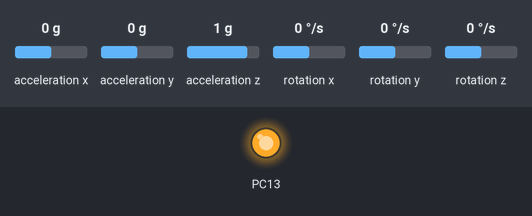
The program below on a simulated STM32 Black Pill. Parts: output pins drawn as LEDs (lit = HIGH). Wiring (inferred from the names in the program): MPU-6050 motion sensor at I2C address 0x68. The inputs (shaded band) are chosen by the test bench; at power-on: acceleration x 0 g, acceleration y 0 g, acceleration z 1 g, rotation x 0 °/s, rotation y 0 °/s, rotation z 0 °/s. What the program prints to the serial monitor is not drawn.

Above: at 0.1 s.
At 2.3 s:
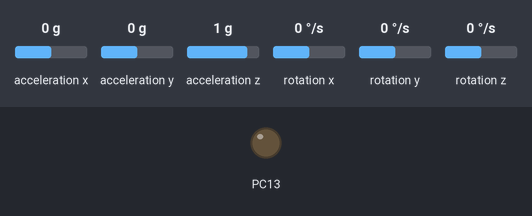
Timing chart, 0 to 3.8 s (numbered marks = the images above):
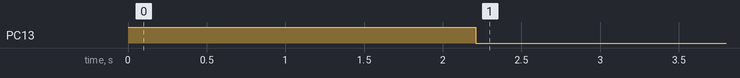

The program:

main.cpp
```cpp
#include <Arduino.h>
#include <Wire.h>
#include "mpu6050.h"
#include "madgwick.h"


/* ══════════════════════════════════════════════════════════════════════
 * STATE MACHINE
 * ══════════════════════════════════════════════════════════════════════
 * The firmware runs as a state machine with 3 states:
 *
 *  ┌─────────┐    sensor OK    ┌─────────┐
 *  │  INIT   │ ──────────────► │ RUNNING │
 *  └─────────┘                 └─────────┘
 *       │         sensor fail       │  read fail
 *       └──────────────────────►┌───▼─────┐
 *                               │  ERROR  │
 *                               └─────────┘
 * ══════════════════════════════════════════════════════════════════════ */
typedef enum {
    STATE_INIT,       // One-time startup: init hardware
    STATE_RUNNING,    // Normal operation: read, compute, transmit
    STATE_ERROR       // Unrecoverable failure: blink LED
} SystemState;

static SystemState state = STATE_INIT;

/* ── Global objects ────────────────────────────────────────────────── */
MPU6050_Data sensor;
EulerAngles  madgwick_angles;
uint32_t     lastTick = 0;
float        dt       = 0.01f;    // Time step in seconds (updated each loop)

void setup() {
    /* ════════════════════════════════════════
     * STATE: INIT
     * ════════════════════════════════════════ */

    /* Built-in LED on Black Pill is PC13, active LOW */
    pinMode(PC13, OUTPUT);
    digitalWrite(PC13, HIGH);    // LED off

    /* USB CDC serial port — what the laptop reads.
     * 115200 baud is fast enough for our 100Hz JSON packets.        */
    Serial.begin(115200);

    /* Wait up to 2 seconds for the serial port to be opened.
     * If nothing connects we continue anyway — sensor still runs.   */
    delay(2000);

    /* I2C bus on Black Pill hardware I2C1 pins:
     * PB6 = SCL (clock), PB7 = SDA (data)
     * 400kHz = "Fast Mode" — reduces I2C read time                  */
    Wire.setSCL(PB6);
    Wire.setSDA(PB7);
    Wire.begin();
    Wire.setClock(400000);

    /* Try to initialize the MPU6050.
     * If it fails, the sensor is not connected or wired wrongly.    */
    if (!MPU6050_Init()) {
        state = STATE_ERROR;
        Serial.println("{\"error\":\"MPU6050 not found. Check wiring.\"}");
        return;
    }

    /* Initialize Madgwick filter.
     * Beta = 0.1 — good balance for a hand-held device.
     * Increase to 0.3 if the filter feels sluggish.                 */
    Madgwick_Init(0.1f);

    /* Short delay: lets the first few sensor readings stabilize
     * before we start the filter (avoids garbage initial angles)    */
    delay(200);

    lastTick = millis();
    state = STATE_RUNNING;
    Serial.println("{\"status\":\"ready\"}");
    digitalWrite(PC13, LOW);     // LED on = system running
}

void loop() {

    /* ════════════════════════════════════════
     * STATE: ERROR
     * Blink LED rapidly, do nothing else
     * ════════════════════════════════════════ */
    if (state == STATE_ERROR) {
        digitalWrite(PC13, !digitalRead(PC13));
        delay(150);
        return;
    }

    /* ════════════════════════════════════════
     * STATE: RUNNING
     * ════════════════════════════════════════ */

    /* ── Compute exact elapsed time ─────────────────────────────────
     * Using real elapsed time (not a fixed delay) makes the Madgwick
     * filter more accurate because dt is always correct even if the
     * I2C read took slightly longer than expected.                   */
    /* ── True Non-Blocking Timer (Target: 100Hz) ──────────────────── */
    uint32_t now = millis();
    if (now - lastTick < 10) {
        return; // Yield CPU until 10ms have passed
    }

    // Compute exact elapsed time since the last successful execution
    dt = (now - lastTick) / 1000.0f;
    lastTick = now;

    /* ── Read raw sensor data ────────────────────────────────────────
     * sensor.ax/ay/az = acceleration in g
     * sensor.gx/gy/gz = rotation in degrees/second                  */
    /*if (!MPU6050_Read(&sensor)) {
        state = STATE_ERROR;
        Serial.println("{\"error\":\"MPU6050 read failed.\"}");
        return;
    }*/
    /* ── Read raw sensor data ──────────────────────────────────────── */
    uint8_t retries = 0;
    while (!MPU6050_Read(&sensor)) {
        retries++;
        if (retries >= 3) {
            if (!MPU6050_Init()) {
                state = STATE_ERROR;
                Serial.println("{\"error\":\"MPU6050 read failed.\"}");
                return;
            }
            retries = 0;
        }
        delay(5);
    }

/* ══════════════════════════════════════════════════════════════
     * METHOD 1: DIRECT TRIGONOMETRY
     * ══════════════════════════════════════════════════════════════
     * Uses ONLY the accelerometer.
     * The accelerometer measures the gravity vector projected onto
     * each axis. When the board is still, this is pure gravity.
     * We use atan2 (4-quadrant arctangent) to find the angle:
     *
     * Roll:
     *   The board tilts left/right. ay and az both change.
     *   atan2(ay, az) gives the angle of that tilt.
     *
     * Pitch:
     *   The board tilts forward/back. ax changes.
     *   We compare ax against the magnitude of the other two axes.
     *
     * 57.2957795 = 180/π, converts radians to degrees.
     *
     * LIMITATION: when the board moves, the accelerometer picks up
     * the motion acceleration too, not just gravity. This makes
     * the angles noisy and wrong during movement.                   */
    float trig_roll  = atan2f(sensor.ay, sensor.az) * 57.2957795f;

    float trig_pitch = atan2f(-sensor.ax,
                               sqrtf(sensor.ay * sensor.ay +
                                     sensor.az * sensor.az))
                       * 57.2957795f;

    /* ══════════════════════════════════════════════════════════════
     * METHOD 2: MADGWICK FILTER
     * ══════════════════════════════════════════════════════════════
     * Uses BOTH accelerometer + gyroscope.
     * The gyroscope measures rotation rate directly — it's accurate
     * during motion but drifts over time.
     * The filter combines both: gyroscope handles fast movement,
     * accelerometer corrects long-term drift.
     * Result: smooth, accurate angles even during motion.          */
    Madgwick_Update(
        sensor.gx, sensor.gy, sensor.gz,
        sensor.ax, sensor.ay, sensor.az,
        dt
    );
    madgwick_angles = Madgwick_GetEuler();

    /* ── Transmit JSON ────────────────────────────────────────────── */
    char buffer[128];
        snprintf(buffer, sizeof(buffer),
            "{\"tr\":%.2f,\"tp\":%.2f,\"mr\":%.2f,\"mp\":%.2f,\"my\":%.2f}\n",
            trig_roll, trig_pitch, madgwick_angles.roll, madgwick_angles.pitch, madgwick_angles.yaw);
    Serial.print(buffer);
}
```

madgwick.h
```cpp
#ifndef MADGWICK_H
#define MADGWICK_H

/* ── Euler Angles ────────────────────────────────────────────────────
 * The three angles that describe orientation in 3D space:
 *
 * Roll  — rotation around the X axis (tilt left ↔ right)
 * Pitch — rotation around the Y axis (tilt forward ↔ backward)
 * Yaw   — rotation around the Z axis (rotate left ↔ right, like a compass)
 *
 * All values in degrees.                                             */
typedef struct {
    float roll;
    float pitch;
    float yaw;
} EulerAngles;

/* ── Quaternion ──────────────────────────────────────────────────────
 * A quaternion is a 4-component number (q0, q1, q2, q3) used to
 * represent 3D rotation without the "gimbal lock" problem that
 * Euler angles suffer from at certain orientations.
 * The filter works entirely in quaternion space internally,
 * then we convert to Euler only at the end for display.             */
typedef struct {
    float q0, q1, q2, q3;
} Quaternion;

void        Madgwick_Init(float beta);
void        Madgwick_Update(float gx, float gy, float gz,
                            float ax, float ay, float az,
                            float dt);
EulerAngles Madgwick_GetEuler();
Quaternion  Madgwick_GetQuaternion();

#endif
```

mpu6050.h
```cpp
#ifndef MPU6050_H
#define MPU6050_H

#include <Arduino.h>
#include <Wire.h>

/* ── I2C Address ─────────────────────────────────────────────────────
 * The AD0 pin on the MPU6050 module is pulled LOW by default,
 * which sets the 7-bit I2C address to 0x68.
 * Wire library uses 7-bit addresses directly.                        */
#define MPU6050_ADDR             0x68

/* ── Internal Register Addresses ────────────────────────────────────
 * These are the memory-mapped registers inside the MPU6050 chip.
 * We write to them to configure the sensor,
 * and read from them to get measurements.                            */
#define MPU6050_REG_PWR_MGMT_1   0x6B   // Power: wake up / sleep
#define MPU6050_REG_ACCEL_CONFIG 0x1C   // Accelerometer range setting
#define MPU6050_REG_GYRO_CONFIG  0x1B   // Gyroscope range setting
#define MPU6050_REG_ACCEL_XOUT_H 0x3B   // Start of 14-byte data block
#define MPU6050_REG_WHO_AM_I     0x75   // Identity check register

/* ── Conversion Factors ──────────────────────────────────────────────
 * The sensor outputs raw 16-bit integers. These factors convert them
 * to physical units:
 * ±2g  range → 16384 raw units per g (1g = 9.81 m/s²)
 * ±250°/s range → 131 raw units per degree/second                   */
#define ACCEL_SENSITIVITY        16384.0f
#define GYRO_SENSITIVITY           131.0f

/* ── Sensor Reading Container ────────────────────────────────────────
 * Holds one complete reading from the MPU6050 in physical units.
 * ax/ay/az are in g (multiples of gravitational acceleration).
 * gx/gy/gz are in degrees per second.                               */
typedef struct {
    float ax, ay, az;
    float gx, gy, gz;
} MPU6050_Data;

bool MPU6050_Init();
bool MPU6050_Read(MPU6050_Data *data);

#endif
```

madgwick.cpp
```cpp
#include "madgwick.h"
#include <math.h>

/* ── Filter Gain (Beta) ──────────────────────────────────────────────
 * Beta controls the balance between the two sensors:
 *
 * How it works: the gyroscope is very accurate for short-term motion
 * (it directly measures rotation speed) but it DRIFTS over time
 * because small errors accumulate when we integrate it.
 * The accelerometer doesn't drift but it's NOISY during motion
 * because any vibration or movement looks like a changed gravity direction.
 *
 * Beta = how much we let the accelerometer correct the gyroscope:
 * - High beta (0.5+) → trusts accelerometer more → responsive but jittery
 * - Low beta (0.01)  → trusts gyroscope more → smooth but slow to correct
 * - 0.1 is a good balance for a hand-held device                    */
static float beta = 0.1f;

/* ── Current Orientation ─────────────────────────────────────────────
 * Stored as a quaternion. Updated every time Madgwick_Update() runs.
 * Starts as identity quaternion (q0=1, rest=0) meaning "no rotation" */
static float q0 = 1.0f, q1 = 0.0f, q2 = 0.0f, q3 = 0.0f;

void Madgwick_Init(float b) {
    beta = b;
    /* Reset to identity quaternion = start with no assumed rotation */
    q0 = 1.0f; q1 = 0.0f; q2 = 0.0f; q3 = 0.0f;
}

void Madgwick_Update(float gx, float gy, float gz,
                     float ax, float ay, float az, float dt) {

    float recipNorm;
    float s0, s1, s2, s3;
    float qDot0, qDot1, qDot2, qDot3;
    float _2q0, _2q1, _2q2, _2q3;
    float _4q0, _4q1, _4q2;
    float _8q1, _8q2;
    float q0q0, q1q1, q2q2, q3q3;

    /* ── Step 1: Convert gyroscope from °/s to radians/s ────────────
     * All trig functions work in radians. π/180 ≈ 0.017453293       */
    gx *= 0.017453293f;
    gy *= 0.017453293f;
    gz *= 0.017453293f;

    /* ── Step 2: Gyroscope integration (predict new orientation) ────
     * This is the quaternion kinematics equation:
     *   dq/dt = 0.5 × q ⊗ [0, gx, gy, gz]
     * where ⊗ is quaternion multiplication.
     * This says: "given current orientation q and rotation rate g,
     * how fast is the orientation changing right now?"               */
    qDot0 = 0.5f * (-q1*gx - q2*gy - q3*gz);
    qDot1 = 0.5f * ( q0*gx + q2*gz - q3*gy);
    qDot2 = 0.5f * ( q0*gy - q1*gz + q3*gx);
    qDot3 = 0.5f * ( q0*gz + q1*gy - q2*gx);

    /* ── Step 3: Accelerometer correction ───────────────────────────
     * We only use the accelerometer when it gives a valid reading.
     * During free-fall or high vibration, its magnitude would be
     * far from 1g, meaning it's not measuring gravity reliably.      */
    float accelMag = sqrtf(ax*ax + ay*ay + az*az);
    if (accelMag > 0.5f && accelMag < 1.5f) {

        /* Normalize: we only care about the DIRECTION of gravity,
         * not its magnitude. Dividing by magnitude gives unit vector */
        recipNorm = 1.0f / accelMag;
        ax *= recipNorm;
        ay *= recipNorm;
        az *= recipNorm;

        /* Precompute terms used multiple times below */
        _2q0 = 2.0f * q0; _2q1 = 2.0f * q1;
        _2q2 = 2.0f * q2; _2q3 = 2.0f * q3;
        _4q0 = 4.0f * q0; _4q1 = 4.0f * q1; _4q2 = 4.0f * q2;
        _8q1 = 8.0f * q1; _8q2 = 8.0f * q2;
        q0q0 = q0*q0; q1q1 = q1*q1; q2q2 = q2*q2; q3q3 = q3*q3;

        /* Gradient descent step:
         * This computes "how wrong is our current quaternion
         * compared to what the accelerometer says gravity should be?"
         * s0-s3 is the direction to move the quaternion to fix that. */
        s0 = _4q0*q2q2 + _2q2*ax + _4q0*q1q1 - _2q1*ay;
        s1 = _4q1*q3q3 - _2q3*ax + 4.0f*q0q0*q1 - _2q0*ay
             - _4q1 + _8q1*q1q1 + _8q1*q2q2 + _4q1*az;
        s2 = 4.0f*q0q0*q2 + _2q0*ax + _4q2*q3q3 - _2q3*ay
             - _4q2 + _8q2*q1q1 + _8q2*q2q2 + _4q2*az;
        s3 = 4.0f*q1q1*q3 - _2q1*ax + 4.0f*q2q2*q3 - _2q2*ay;

        /* Normalize the gradient step */
        recipNorm = 1.0f / sqrtf(s0*s0 + s1*s1 + s2*s2 + s3*s3);
        s0 *= recipNorm; s1 *= recipNorm;
        s2 *= recipNorm; s3 *= recipNorm;

        /* Subtract the correction from the gyroscope prediction.
         * Beta scales how strongly we apply the correction.          */
        qDot0 -= beta * s0;
        qDot1 -= beta * s1;
        qDot2 -= beta * s2;
        qDot3 -= beta * s3;
    }

    /* ── Step 4: Integrate — apply the change over time step dt ─────
     * q_new = q_old + (dq/dt) × dt
     * This is simple Euler integration of the quaternion             */
    q0 += qDot0 * dt;
    q1 += qDot1 * dt;
    q2 += qDot2 * dt;
    q3 += qDot3 * dt;

    /* ── Step 5: Re-normalize ────────────────────────────────────────
     * A valid rotation quaternion must have magnitude = 1.
     * Floating point math during integration slowly breaks this,
     * so we normalize back to unit length after every update.        */
    recipNorm = 1.0f / sqrtf(q0*q0 + q1*q1 + q2*q2 + q3*q3);
    q0 *= recipNorm; q1 *= recipNorm;
    q2 *= recipNorm; q3 *= recipNorm;
}

EulerAngles Madgwick_GetEuler() {
    EulerAngles e;
    float sinp;

    /* ── Convert quaternion → Euler angles ──────────────────────────
     * These formulas come directly from rotation matrix derivation.
     * 57.2957795 = 180/π, converts radians to degrees.              */

    /* Roll: rotation around X axis */
    e.roll = atan2f(2.0f*(q0*q1 + q2*q3),
                    1.0f - 2.0f*(q1*q1 + q2*q2)) * 57.2957795f;

    /* Pitch: rotation around Y axis
     * We clamp to ±90° to handle gimbal lock at the poles           */
    sinp = 2.0f * (q0*q2 - q3*q1);
    e.pitch = (fabsf(sinp) >= 1.0f)
              ? copysignf(90.0f, sinp)
              : asinf(sinp) * 57.2957795f;

    /* Yaw: rotation around Z axis */
    e.yaw = atan2f(2.0f*(q0*q3 + q1*q2),
                   1.0f - 2.0f*(q2*q2 + q3*q3)) * 57.2957795f;
    return e;
}

Quaternion Madgwick_GetQuaternion() {
    return {q0, q1, q2, q3};
}
```

Source omitted: mpu6050.cpp (4208 bytes)
